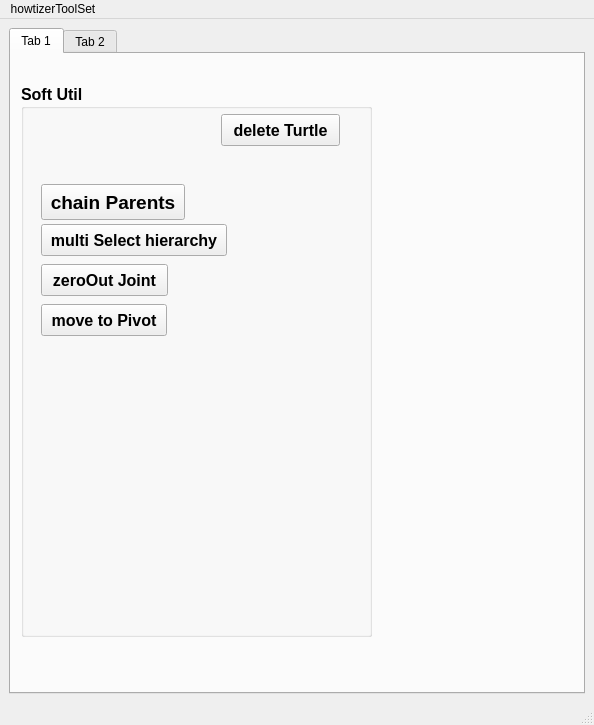
<?xml version="1.0" encoding="UTF-8"?>
<ui version="4.0">
 <class>MainWindow</class>
 <widget class="QMainWindow" name="MainWindow">
  <property name="geometry">
   <rect>
    <x>0</x>
    <y>0</y>
    <width>594</width>
    <height>725</height>
   </rect>
  </property>
  <property name="windowTitle">
   <string>MainWindow</string>
  </property>
  <widget class="QWidget" name="centralwidget">
   <layout class="QVBoxLayout" name="verticalLayout">
    <item>
     <widget class="QTabWidget" name="tabWidget">
      <property name="currentIndex">
       <number>0</number>
      </property>
      <widget class="QWidget" name="tab">
       <attribute name="title">
        <string>Tab 1</string>
       </attribute>
       <widget class="QGroupBox" name="softUtil_GRP">
        <property name="geometry">
         <rect>
          <x>10</x>
          <y>30</y>
          <width>351</width>
          <height>553</height>
         </rect>
        </property>
        <property name="font">
         <font>
          <pointsize>12</pointsize>
          <weight>75</weight>
          <bold>true</bold>
         </font>
        </property>
        <property name="title">
         <string>Soft Util</string>
        </property>
        <widget class="QPushButton" name="zeroOutJoint_BTN">
         <property name="geometry">
          <rect>
           <x>20</x>
           <y>180</y>
           <width>127</width>
           <height>32</height>
          </rect>
         </property>
         <property name="font">
          <font>
           <family>Cantarell</family>
           <pointsize>12</pointsize>
           <weight>75</weight>
           <italic>false</italic>
           <bold>true</bold>
          </font>
         </property>
         <property name="text">
          <string>zeroOut Joint</string>
         </property>
        </widget>
        <widget class="QPushButton" name="chainParents_BTN">
         <property name="geometry">
          <rect>
           <x>20</x>
           <y>100</y>
           <width>144</width>
           <height>36</height>
          </rect>
         </property>
         <property name="font">
          <font>
           <family>Cantarell</family>
           <pointsize>14</pointsize>
           <weight>75</weight>
           <bold>true</bold>
          </font>
         </property>
         <property name="text">
          <string>chain Parents</string>
         </property>
        </widget>
        <widget class="QPushButton" name="multiSelhierarchy_BTN">
         <property name="geometry">
          <rect>
           <x>20</x>
           <y>140</y>
           <width>186</width>
           <height>32</height>
          </rect>
         </property>
         <property name="font">
          <font>
           <family>Cantarell</family>
           <pointsize>12</pointsize>
           <weight>75</weight>
           <bold>true</bold>
          </font>
         </property>
         <property name="text">
          <string>multi Select hierarchy</string>
         </property>
        </widget>
        <widget class="QPushButton" name="deleteTurtle_BTN">
         <property name="geometry">
          <rect>
           <x>200</x>
           <y>30</y>
           <width>119</width>
           <height>32</height>
          </rect>
         </property>
         <property name="font">
          <font>
           <family>Cantarell</family>
           <pointsize>12</pointsize>
           <weight>75</weight>
           <bold>true</bold>
          </font>
         </property>
         <property name="text">
          <string>delete Turtle</string>
         </property>
        </widget>
        <widget class="QPushButton" name="moveToPivot_BTN">
         <property name="geometry">
          <rect>
           <x>20</x>
           <y>220</y>
           <width>126</width>
           <height>32</height>
          </rect>
         </property>
         <property name="font">
          <font>
           <family>Cantarell</family>
           <pointsize>12</pointsize>
           <weight>75</weight>
           <bold>true</bold>
          </font>
         </property>
         <property name="text">
          <string>move to Pivot</string>
         </property>
        </widget>
       </widget>
      </widget>
      <widget class="QWidget" name="tab_2">
       <attribute name="title">
        <string>Tab 2</string>
       </attribute>
       <widget class="QGroupBox" name="hardUtil_GRP">
        <property name="geometry">
         <rect>
          <x>0</x>
          <y>0</y>
          <width>561</width>
          <height>611</height>
         </rect>
        </property>
        <property name="font">
         <font>
          <family>Cantarell</family>
          <pointsize>12</pointsize>
          <weight>75</weight>
          <bold>true</bold>
         </font>
        </property>
        <property name="title">
         <string>Hard Util</string>
        </property>
        <widget class="QPushButton" name="makeSimulCam_BTN">
         <property name="geometry">
          <rect>
           <x>20</x>
           <y>90</y>
           <width>150</width>
           <height>32</height>
          </rect>
         </property>
         <property name="font">
          <font>
           <family>Cantarell</family>
           <pointsize>12</pointsize>
           <weight>75</weight>
           <bold>true</bold>
          </font>
         </property>
         <property name="text">
          <string>simulCam Export</string>
         </property>
        </widget>
        <widget class="QPushButton" name="bakeAnim_BTN">
         <property name="geometry">
          <rect>
           <x>20</x>
           <y>130</y>
           <width>98</width>
           <height>32</height>
          </rect>
         </property>
         <property name="font">
          <font>
           <family>Cantarell</family>
           <pointsize>12</pointsize>
           <weight>75</weight>
           <bold>true</bold>
          </font>
         </property>
         <property name="text">
          <string>bake Anim</string>
         </property>
        </widget>
        <widget class="QPushButton" name="nuCleusDisplay_BTN">
         <property name="geometry">
          <rect>
           <x>20</x>
           <y>50</y>
           <width>140</width>
           <height>32</height>
          </rect>
         </property>
         <property name="font">
          <font>
           <family>Cantarell</family>
           <pointsize>12</pointsize>
           <weight>75</weight>
           <italic>false</italic>
           <bold>true</bold>
          </font>
         </property>
         <property name="text">
          <string>nuCleus Display</string>
         </property>
        </widget>
       </widget>
      </widget>
     </widget>
    </item>
   </layout>
  </widget>
  <widget class="QMenuBar" name="menubar">
   <property name="geometry">
    <rect>
     <x>0</x>
     <y>0</y>
     <width>594</width>
     <height>27</height>
    </rect>
   </property>
   <widget class="QMenu" name="menuHowtizerTollSet">
    <property name="title">
     <string>howtizerToolSet</string>
    </property>
   </widget>
   <addaction name="menuHowtizerTollSet"/>
  </widget>
  <widget class="QStatusBar" name="statusbar"/>
 </widget>
 <resources/>
 <connections/>
</ui>
